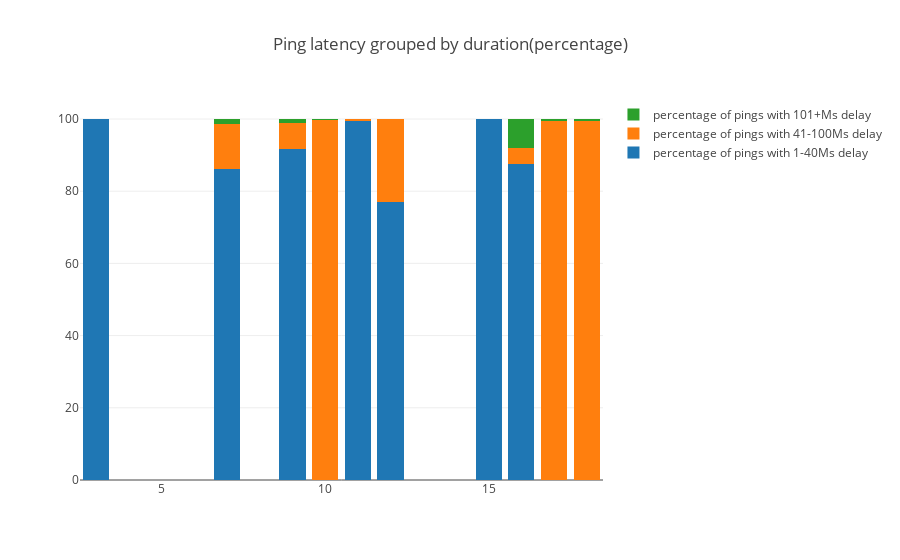
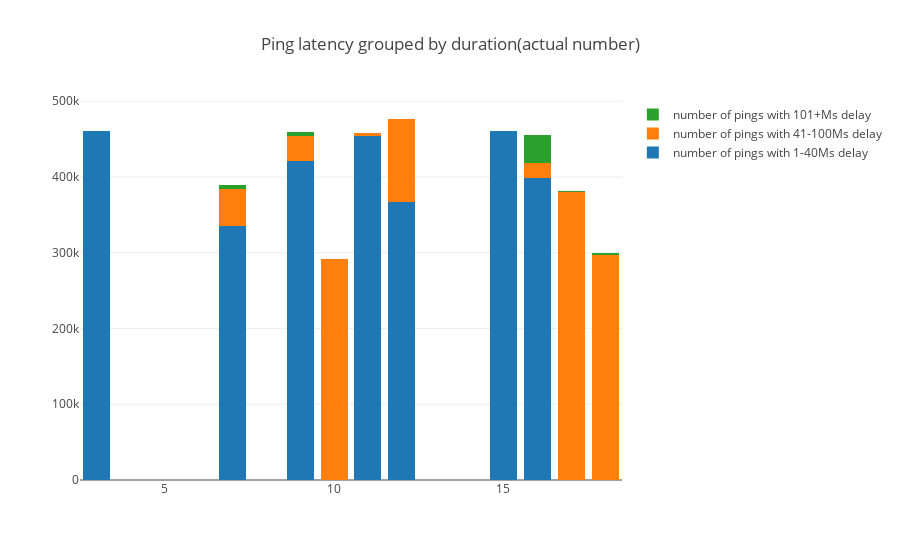

The code cell stored with these charts, in order, in its notebook:
### Code cell
packets_sent_dec= [(a + b +c) for a, b,c in zip(ping_group1, ping_group2,ping_group3)]
trace1 = go.Bar(
            x=device_numbers_dec,
            y=[(a / b)*100 for a, b in zip(ping_group1, packets_sent_dec)],
            name='percentage of pings with 1-40Ms delay',
    )
trace2 = go.Bar(
            x=device_numbers_dec,
            y=[(a / b)*100 for a, b in zip(ping_group2, packets_sent_dec)],
            name='percentage of pings with 41-100Ms delay',
    
    )
trace3 = go.Bar(
            x=device_numbers_dec,
            y=[(a / b)*100 for a, b in zip(ping_group3, packets_sent_dec)],
            name='percentage of pings with 101+Ms delay',
    
    )
data1 = [trace1, trace2, trace3]

trace4 = go.Bar(
            x=device_numbers_dec,
            y=ping_group1,
            name='number of pings with 1-40Ms delay',
    )
trace5 = go.Bar(
            x=device_numbers_dec,
            y=ping_group2,
            name='number of pings with 41-100Ms delay',
    
    )
trace6 = go.Bar(
            x=device_numbers_dec,
            y=ping_group3,
            name='number of pings with 101+Ms delay',
    
    )
data2 = [trace4, trace5, trace6]

layout1 = go.Layout(
        barmode='stack',
        title=" Ping latency grouped by duration(percentage)"
    )
layout2 = go.Layout(
        barmode='stack',
        title=" Ping latency grouped by duration(actual number)"
    )
fig1 = go.Figure(data=data1, layout=layout1)
fig2 = go.Figure(data=data2, layout=layout2)
iplot(fig1)
iplot(fig2)

### Figure 1 — Plotly figure (JSON) as saved in the notebook; plotly's stock layout.template omitted (floating-point values rounded to 4 significant figures)
{"data": [{"name": "percentage of pings with 1-40Ms delay", "type": "bar", "x": [3, 7, 9, 10, 11, 12, 15, 16, 17, 18], "y": [99.93, 86.12, 91.72, 0, 99.36, 77.09, 99.97, 87.42, 0, 0]}, {"name": "percentage of pings with 41-100Ms delay", "type": "bar", "x": [3, 7, 9, 10, 11, 12, 15, 16, 17, 18], "y": [0.07066, 12.6, 7.116, 99.83, 0.6383, 22.81, 0.03165, 4.465, 99.49, 99.32]}, {"name": "percentage of pings with 101+Ms delay", "type": "bar", "x": [3, 7, 9, 10, 11, 12, 15, 16, 17, 18], "y": [0, 1.282, 1.16, 0.1656, 0.0002185, 0.09966, 0.002384, 8.113, 0.5052, 0.6847]}], "layout": {"barmode": "stack", "title": " Ping latency grouped by duration(percentage)"}}

### Figure 2 — Plotly figure (JSON) as saved in the notebook; plotly's stock layout.template omitted (floating-point values rounded to 4 significant figures)
{"data": [{"name": "number of pings with 1-40Ms delay", "type": "bar", "x": [3, 7, 9, 10, 11, 12, 15, 16, 17, 18], "y": [461045, 335467, 421513, 0, 454679, 367407, 461180, 398450, 0, 0]}, {"name": "number of pings with 41-100Ms delay", "type": "bar", "x": [3, 7, 9, 10, 11, 12, 15, 16, 17, 18], "y": [326, 49071, 32700, 291206, 2921, 108733, 146, 20351, 380093, 297065]}, {"name": "number of pings with 101+Ms delay", "type": "bar", "x": [3, 7, 9, 10, 11, 12, 15, 16, 17, 18], "y": [0, 4995, 5330, 483, 1, 475, 11, 36978, 1930, 2048]}], "layout": {"barmode": "stack", "title": " Ping latency grouped by duration(actual number)"}}
